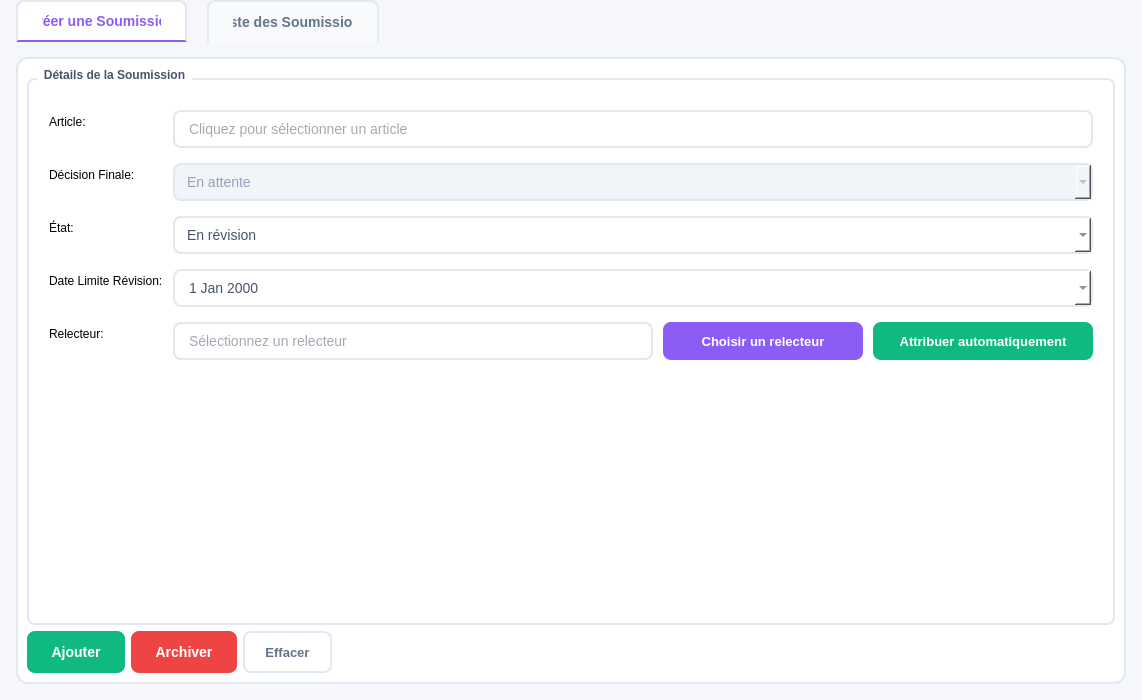
<?xml version="1.0" encoding="UTF-8"?>
<ui version="4.0">
 <class>Submission</class>
 <widget class="QWidget" name="Submission">
  <property name="geometry">
   <rect>
    <x>0</x>
    <y>0</y>
    <width>1142</width>
    <height>700</height>
   </rect>
  </property>
  <property name="windowTitle">
   <string>Gestion des Soumissions</string>
  </property>
  <property name="styleSheet">
   <string notr="true">QWidget#Submission {
    background-color: #F5F7FA;
}</string>
  </property>
  <layout class="QVBoxLayout" name="verticalLayout">
   <property name="spacing">
    <number>0</number>
   </property>
   <property name="leftMargin">
    <number>0</number>
   </property>
   <property name="topMargin">
    <number>0</number>
   </property>
   <property name="rightMargin">
    <number>0</number>
   </property>
   <property name="bottomMargin">
    <number>0</number>
   </property>
   <item>
    <widget class="QTabWidget" name="tabWidget">
     <property name="styleSheet">
      <string notr="true">QTabWidget::pane {
    border: 1.5px solid #E2E8F0;
    border-radius: 12px;
    background-color: #FFFFFF;
    top: -1px;
    margin: 16px;
}
QTabBar::tab {
    background-color: #F8FAFC;
    color: #64748B;
    padding: 12px 24px;
    border: 1.5px solid #E2E8F0;
    border-bottom: none;
    border-top-left-radius: 8px;
    border-top-right-radius: 8px;
    font-family: 'Segoe UI', sans-serif;
    font-size: 14px;
    font-weight: 600;
    margin-right: 4px;
    margin-left: 16px;
}
QTabBar::tab:selected {
    background-color: #FFFFFF;
    color: #8B5CF6;
    border-bottom: 2px solid #8B5CF6;
}
QTabBar::tab:hover:!selected {
    background-color: #EEF2FF;
    color: #8B5CF6;
}</string>
     </property>
     <property name="currentIndex">
      <number>0</number>
     </property>
     <widget class="QWidget" name="tabForm">
      <attribute name="title">
       <string>Créer une Soumission</string>
      </attribute>
      <layout class="QVBoxLayout" name="verticalLayout_3">
       <item>
        <widget class="QGroupBox" name="formGroup">
         <property name="styleSheet">
          <string notr="true">QGroupBox { 
    font-weight: 600; 
    border: 1.5px solid #E2E8F0; 
    border-radius: 8px; 
    margin-top: 10px; 
    padding-top: 10px;
    background-color: #FFFFFF;
    color: #475569;
}
QGroupBox::title { 
    subcontrol-origin: margin; 
    left: 10px; 
    padding: 0 5px; 
}</string>
         </property>
         <property name="title">
          <string>Détails de la Soumission</string>
         </property>
         <layout class="QFormLayout" name="formLayout">
          <property name="horizontalSpacing">
           <number>10</number>
          </property>
          <property name="verticalSpacing">
           <number>15</number>
          </property>
          <property name="leftMargin">
           <number>20</number>
          </property>
          <property name="topMargin">
           <number>20</number>
          </property>
          <property name="rightMargin">
           <number>20</number>
          </property>
          <property name="bottomMargin">
           <number>20</number>
          </property>
          <item row="0" column="0">
           <widget class="QLabel" name="label_titre">
            <property name="text">
             <string>Article:</string>
            </property>
           </widget>
          </item>
          <item row="0" column="1">
           <widget class="QLineEdit" name="titleEdit">
            <property name="minimumSize">
             <size>
              <width>0</width>
              <height>38</height>
             </size>
            </property>
            <property name="styleSheet">
             <string notr="true">QLineEdit {
    border: 1.5px solid #E2E8F0;
    border-radius: 8px;
    padding: 8px 12px;
    background: #FFFFFF;
    font-family: 'Segoe UI', sans-serif;
    font-size: 14px;
    color: #475569;
    cursor: pointer;
}
QLineEdit:hover {
    border-color: #C7D2FE;
}
QLineEdit:focus {
    border-color: #8B5CF6;
    background-color: #FAFBFF;
}</string>
            </property>
            <property name="placeholderText">
             <string>Cliquez pour sélectionner un article</string>
            </property>
            <property name="readOnly">
             <bool>true</bool>
            </property>
           </widget>
          </item>
          <item row="1" column="0">
           <widget class="QLabel" name="label_statut">
            <property name="text">
             <string>Décision Finale:</string>
            </property>
           </widget>
          </item>
          <item row="1" column="1">
           <widget class="QComboBox" name="statusCombo">
            <property name="minimumSize">
             <size>
              <width>0</width>
              <height>38</height>
             </size>
            </property>
            <property name="styleSheet">
             <string notr="true">QComboBox {
    border: 1.5px solid #E2E8F0;
    border-radius: 8px;
    padding: 8px 12px;
    background: #F1F5F9;
    font-family: 'Segoe UI', sans-serif;
    font-size: 14px;
    color: #94A3B8;
}
</string>
            </property>
            <property name="enabled">
             <bool>false</bool>
            </property>
            <item>
             <property name="text">
              <string>En attente</string>
             </property>
            </item>
            <item>
             <property name="text">
              <string>Accepté</string>
             </property>
            </item>
            <item>
             <property name="text">
              <string>Rejeté</string>
             </property>
            </item>
           </widget>
          </item>
          <item row="2" column="0">
           <widget class="QLabel" name="label_etat">
            <property name="text">
             <string>État:</string>
            </property>
           </widget>
          </item>
          <item row="2" column="1">
           <widget class="QComboBox" name="etatCombo">
            <property name="minimumSize">
             <size>
              <width>0</width>
              <height>38</height>
             </size>
            </property>
            <property name="styleSheet">
             <string notr="true">QComboBox {
    border: 1.5px solid #E2E8F0;
    border-radius: 8px;
    padding: 8px 12px;
    background: #FFFFFF;
    font-family: 'Segoe UI', sans-serif;
    font-size: 14px;
    color: #475569;
}
QComboBox:hover {
    border-color: #C7D2FE;
}
QComboBox:focus {
    border-color: #8B5CF6;
    background-color: #FAFBFF;
}</string>
            </property>
            <item>
             <property name="text">
              <string>En révision</string>
             </property>
            </item>
            <item>
             <property name="text">
              <string>Traité</string>
             </property>
            </item>
           </widget>
          </item>
          <item row="3" column="0">
           <widget class="QLabel" name="label_date">
            <property name="text">
             <string>Date Limite Révision:</string>
            </property>
           </widget>
          </item>
          <item row="3" column="1">
           <widget class="QDateEdit" name="dateEdit">
            <property name="minimumSize">
             <size>
              <width>0</width>
              <height>38</height>
             </size>
            </property>
            <property name="styleSheet">
             <string notr="true">QDateEdit {
    border: 1.5px solid #E2E8F0;
    border-radius: 8px;
    padding: 8px 12px;
    background: #FFFFFF;
    font-family: 'Segoe UI', sans-serif;
    font-size: 14px;
    color: #475569;
}
QDateEdit:hover {
    border-color: #C7D2FE;
}
QDateEdit:focus {
    border-color: #8B5CF6;
    background-color: #FAFBFF;
}</string>
            </property>
            <property name="calendarPopup">
             <bool>true</bool>
            </property>
           </widget>
          </item>
          <item row="4" column="0">
           <widget class="QLabel" name="label_relecteur">
            <property name="text">
             <string>Relecteur:</string>
            </property>
           </widget>
          </item>
          <item row="4" column="1">
           <layout class="QHBoxLayout" name="reviewerLayout">
            <property name="spacing">
             <number>10</number>
            </property>
            <item>
             <widget class="QLineEdit" name="reviewerEdit">
              <property name="minimumSize">
               <size>
                <width>0</width>
                <height>38</height>
               </size>
              </property>
              <property name="styleSheet">
               <string notr="true">QLineEdit {
    border: 1.5px solid #E2E8F0;
    border-radius: 8px;
    padding: 8px 12px;
    background: #FFFFFF;
    font-family: 'Segoe UI', sans-serif;
    font-size: 14px;
    color: #475569;
}
QLineEdit:hover {
    border-color: #C7D2FE;
}
QLineEdit:focus {
    border-color: #8B5CF6;
    background-color: #FAFBFF;
}</string>
              </property>
              <property name="placeholderText">
               <string>Sélectionnez un relecteur</string>
              </property>
              <property name="readOnly">
               <bool>true</bool>
              </property>
             </widget>
            </item>
            <item>
             <widget class="QPushButton" name="autoAssignBtn">
              <property name="minimumSize">
               <size>
                <width>200</width>
                <height>38</height>
               </size>
              </property>
              <property name="maximumSize">
               <size>
                <width>200</width>
                <height>38</height>
               </size>
              </property>
              <property name="cursor">
               <cursorShape>PointingHandCursor</cursorShape>
              </property>
              <property name="styleSheet">
               <string notr="true">QPushButton {
    background-color: #8B5CF6;
    color: white;
    border: none;
    border-radius: 8px;
    font-family: 'Segoe UI', sans-serif;
    font-size: 13px;
    font-weight: 600;
    padding: 8px 16px;
}
QPushButton:hover {
    background-color: #7C3AED;
}
QPushButton:pressed {
    background-color: #6D28D9;
}</string>
              </property>
              <property name="text">
               <string>Choisir un relecteur</string>
              </property>
             </widget>
            </item>
            <item>
             <widget class="QPushButton" name="autoAddBtn">
              <property name="minimumSize">
               <size>
                <width>220</width>
                <height>38</height>
               </size>
              </property>
              <property name="maximumSize">
               <size>
                <width>220</width>
                <height>38</height>
               </size>
              </property>
              <property name="cursor">
               <cursorShape>PointingHandCursor</cursorShape>
              </property>
              <property name="styleSheet">
               <string notr="true">QPushButton {
    background-color: #10B981;
    color: white;
    border: none;
    border-radius: 8px;
    font-family: 'Segoe UI', sans-serif;
    font-size: 13px;
    font-weight: 600;
    padding: 8px 16px;
}
QPushButton:hover {
    background-color: #059669;
}
QPushButton:pressed {
    background-color: #047857;
}</string>
              </property>
              <property name="text">
               <string>Attribuer automatiquement</string>
              </property>
             </widget>
            </item>
           </layout>
          </item>
         </layout>
        </widget>
       </item>
       <item>
        <layout class="QHBoxLayout" name="buttonLayout">
         <item>
          <widget class="QPushButton" name="addBtn">
           <property name="minimumSize">
            <size>
             <width>0</width>
             <height>42</height>
            </size>
           </property>
           <property name="cursor">
            <cursorShape>PointingHandCursor</cursorShape>
           </property>
           <property name="styleSheet">
            <string notr="true">QPushButton {
    background-color: #10B981;
    color: white;
    border: none;
    border-radius: 8px;
    font-family: 'Segoe UI', sans-serif;
    font-size: 14px;
    font-weight: 600;
    padding: 10px 24px;
}
QPushButton:hover {
    background-color: #059669;
}
QPushButton:pressed {
    background-color: #047857;
}</string>
           </property>
           <property name="text">
            <string>Ajouter</string>
           </property>
          </widget>
         </item>
         <item>
          <widget class="QPushButton" name="deleteBtn">
           <property name="minimumSize">
            <size>
             <width>0</width>
             <height>42</height>
            </size>
           </property>
           <property name="cursor">
            <cursorShape>PointingHandCursor</cursorShape>
           </property>
           <property name="styleSheet">
            <string notr="true">QPushButton {
    background-color: #EF4444;
    color: white;
    border: none;
    border-radius: 8px;
    font-family: 'Segoe UI', sans-serif;
    font-size: 14px;
    font-weight: 600;
    padding: 10px 24px;
}
QPushButton:hover {
    background-color: #DC2626;
}
QPushButton:pressed {
    background-color: #B91C1C;
}</string>
           </property>
           <property name="text">
            <string>Archiver</string>
           </property>
          </widget>
         </item>
         <item>
          <widget class="QPushButton" name="clearBtn">
           <property name="minimumSize">
            <size>
             <width>0</width>
             <height>42</height>
            </size>
           </property>
           <property name="cursor">
            <cursorShape>PointingHandCursor</cursorShape>
           </property>
           <property name="styleSheet">
            <string notr="true">QPushButton { 
    background-color: transparent; 
    color: #64748B; 
    border: 2px solid #E2E8F0; 
    border-radius: 8px; 
    font-family: 'Segoe UI', sans-serif;
    font-size: 13px;
    font-weight: 600; 
    padding: 8px 20px; 
}
QPushButton:hover { 
    background-color: #F8FAFC;
    border-color: #CBD5E1;
}</string>
           </property>
           <property name="text">
            <string>Effacer</string>
           </property>
          </widget>
         </item>
         <item>
          <spacer name="horizontalSpacer_4">
           <property name="orientation">
            <enum>Qt::Orientation::Horizontal</enum>
           </property>
           <property name="sizeHint" stdset="0">
            <size>
             <width>40</width>
             <height>20</height>
            </size>
           </property>
          </spacer>
         </item>
        </layout>
       </item>
      </layout>
     </widget>
     <widget class="QWidget" name="tabList">
      <attribute name="title">
       <string>Liste des Soumissions</string>
      </attribute>
      <layout class="QVBoxLayout" name="verticalLayout_2">
       <item>
        <layout class="QHBoxLayout" name="toolbarLayout">
         <property name="spacing">
          <number>12</number>
         </property>
         <property name="leftMargin">
          <number>16</number>
         </property>
         <property name="topMargin">
          <number>16</number>
         </property>
         <property name="rightMargin">
          <number>16</number>
         </property>
         <property name="bottomMargin">
          <number>16</number>
         </property>
         <item>
          <widget class="QLineEdit" name="searchEdit">
           <property name="minimumSize">
            <size>
             <width>300</width>
             <height>40</height>
            </size>
           </property>
           <property name="styleSheet">
            <string notr="true">QLineEdit {
    border: 1.5px solid #E2E8F0;
    border-radius: 8px;
    padding: 8px 16px;
    background: #FFFFFF;
    font-family: 'Segoe UI', sans-serif;
    font-size: 14px;
    color: #475569;
}
QLineEdit:hover {
    border-color: #C7D2FE;
}
QLineEdit:focus {
    border-color: #6366F1;
    background-color: #FAFBFF;
}</string>
           </property>
           <property name="placeholderText">
            <string>Entrez votre recherche...</string>
           </property>
          </widget>
         </item>
         <item>
          <widget class="QComboBox" name="searchTypeCombo">
           <property name="minimumSize">
            <size>
             <width>140</width>
             <height>40</height>
            </size>
           </property>
           <property name="styleSheet">
            <string notr="true">QComboBox {
    border: 1.5px solid #E2E8F0;
    border-radius: 8px;
    padding: 8px 12px;
    background: #FFFFFF;
    font-family: 'Segoe UI', sans-serif;
    font-size: 13px;
    color: #475569;
}
QComboBox:hover {
    border-color: #C7D2FE;
}
QComboBox:focus {
    border-color: #6366F1;
    background-color: #FAFBFF;
}</string>
           </property>
           <item>
            <property name="text">
             <string>Par Titre</string>
            </property>
           </item>
           <item>
            <property name="text">
             <string>Par Statut</string>
            </property>
           </item>
          </widget>
         </item>
         <item>
          <widget class="QPushButton" name="searchBtn">
           <property name="minimumSize">
            <size>
             <width>110</width>
             <height>40</height>
            </size>
           </property>
           <property name="cursor">
            <cursorShape>PointingHandCursor</cursorShape>
           </property>
           <property name="styleSheet">
            <string notr="true">QPushButton {
    background-color: transparent;
    color: #3B82F6;
    border: 2px solid #3B82F6;
    border-radius: 8px;
    font-family: 'Segoe UI', sans-serif;
    font-size: 14px;
    font-weight: 600;
    padding: 0px 12px;
}
QPushButton:hover {
    background-color: #3B82F6;
    color: white;
}</string>
           </property>
           <property name="text">
            <string>Rechercher</string>
           </property>
          </widget>
         </item>
         <item>
          <spacer name="horizontalSpacer">
           <property name="orientation">
            <enum>Qt::Orientation::Horizontal</enum>
           </property>
           <property name="sizeHint" stdset="0">
            <size>
             <width>40</width>
             <height>20</height>
            </size>
           </property>
          </spacer>
         </item>
         <item>
          <widget class="QComboBox" name="sortTypeCombo">
           <property name="minimumSize">
            <size>
             <width>120</width>
             <height>40</height>
            </size>
           </property>
           <property name="styleSheet">
            <string notr="true">QComboBox {
    border: 1.5px solid #E2E8F0;
    border-radius: 8px;
    padding: 8px 12px;
    background: #FFFFFF;
    font-family: 'Segoe UI', sans-serif;
    font-size: 13px;
    color: #475569;
}
QComboBox:hover {
    border-color: #C7D2FE;
}
QComboBox:focus {
    border-color: #6366F1;
    background-color: #FAFBFF;
}</string>
           </property>
           <item>
            <property name="text">
             <string>Par Date</string>
            </property>
           </item>
           <item>
            <property name="text">
             <string>Par Titre</string>
            </property>
           </item>
          </widget>
         </item>
         <item>
          <widget class="QPushButton" name="sortBtn">
           <property name="minimumSize">
            <size>
             <width>100</width>
             <height>40</height>
            </size>
           </property>
           <property name="cursor">
            <cursorShape>PointingHandCursor</cursorShape>
           </property>
           <property name="styleSheet">
            <string notr="true">QPushButton {
    background-color: transparent;
    color: #8B5CF6;
    border: 2px solid #8B5CF6;
    border-radius: 8px;
    font-family: 'Segoe UI', sans-serif;
    font-size: 14px;
    font-weight: 600;
    padding: 0px 12px;
}
QPushButton:hover {
    background-color: #8B5CF6;
    color: white;
}</string>
           </property>
           <property name="text">
            <string>Trier</string>
           </property>
          </widget>
         </item>
         <item>
          <widget class="QPushButton" name="exportBtn">
           <property name="minimumSize">
            <size>
             <width>120</width>
             <height>40</height>
            </size>
           </property>
           <property name="cursor">
            <cursorShape>PointingHandCursor</cursorShape>
           </property>
           <property name="styleSheet">
            <string notr="true">QPushButton {
    background-color: #F59E0B;
    color: white;
    border: none;
    border-radius: 8px;
    font-family: 'Segoe UI', sans-serif;
    font-size: 14px;
    font-weight: 600;
    padding: 0px 12px;
}
QPushButton:hover {
    background-color: #D97706;
}
QPushButton:pressed {
    background-color: #B45309;
}</string>
           </property>
           <property name="text">
            <string>Exporter PDF</string>
           </property>
          </widget>
         </item>
         <item>
          <widget class="QPushButton" name="statsBtn">
           <property name="minimumSize">
            <size>
             <width>110</width>
             <height>40</height>
            </size>
           </property>
           <property name="cursor">
            <cursorShape>PointingHandCursor</cursorShape>
           </property>
           <property name="styleSheet">
            <string notr="true">QPushButton {
    background-color: #14B8A6;
    color: white;
    border: none;
    border-radius: 8px;
    font-family: 'Segoe UI', sans-serif;
    font-size: 14px;
    font-weight: 600;
    padding: 0px 12px;
}
QPushButton:hover {
    background-color: #0D9488;
}
QPushButton:pressed {
    background-color: #0F766E;
}</string>
           </property>
           <property name="text">
            <string>Statistiques</string>
           </property>
          </widget>
         </item>
        </layout>
       </item>
       <item>
        <widget class="QTableWidget" name="submissionTable">
         <property name="styleSheet">
          <string notr="true">QTableWidget {
    background-color: #FFFFFF;
    border: none;
    gridline-color: #F1F5F9;
    font-family: 'Segoe UI', 'Roboto', sans-serif;
}
QTableWidget::item {
    padding: 14px;
    border-bottom: 1px solid #F1F5F9;
    color: #475569;
    font-size: 13px;
}
QTableWidget::item:selected {
    background-color: #F1F5F9;
    color: #1E293B;
}
QHeaderView::section {
    background-color: #F8FAFC;
    color: #64748B;
    padding: 16px;
    border: none;
    border-bottom: 2px solid #E2E8F0;
    border-right: 1px solid #F1F5F9;
    font-weight: 600;
    font-size: 12px;
    text-transform: uppercase;
    font-family: 'Segoe UI', 'Roboto', sans-serif;
    letter-spacing: 0.8px;
}</string>
         </property>
         <property name="editTriggers">
          <set>QAbstractItemView::EditTrigger::NoEditTriggers</set>
         </property>
         <property name="alternatingRowColors">
          <bool>true</bool>
         </property>
         <property name="selectionMode">
          <enum>QAbstractItemView::SelectionMode::SingleSelection</enum>
         </property>
         <property name="selectionBehavior">
          <enum>QAbstractItemView::SelectionBehavior::SelectRows</enum>
         </property>
         <attribute name="horizontalHeaderStretchLastSection">
          <bool>true</bool>
         </attribute>
         <attribute name="verticalHeaderVisible">
          <bool>false</bool>
         </attribute>
         <column>
          <property name="text">
           <string>ID</string>
          </property>
         </column>
         <column>
          <property name="text">
           <string>Titre</string>
          </property>
         </column>
         <column>
          <property name="text">
           <string>Domaine</string>
          </property>
         </column>
         <column>
          <property name="text">
           <string>État</string>
          </property>
         </column>
         <column>
          <property name="text">
           <string>Date Création</string>
          </property>
         </column>
         <column>
          <property name="text">
           <string>Actions</string>
          </property>
         </column>
        </widget>
       </item>
      </layout>
     </widget>
    </widget>
   </item>
  </layout>
 </widget>
 <resources/>
 <connections/>
</ui>
